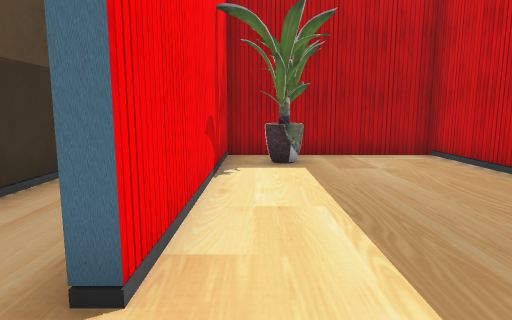
[1] (above)

19 first-person views from a walk through a Unity game level. The camera is 1.2 m above the floor, tilts 8° down and sees 75° across. The floor is counted in squares, 1 m on a side. Each view is taken from the middle of a square. On the plan, view 1 faces up. The plan holds only what a view shows up to about 14 squares ahead; the rest is blank. The place goes on beyond the plan. Some animated figures are not drawn. Some surface patterns are stand-ins.

[2]
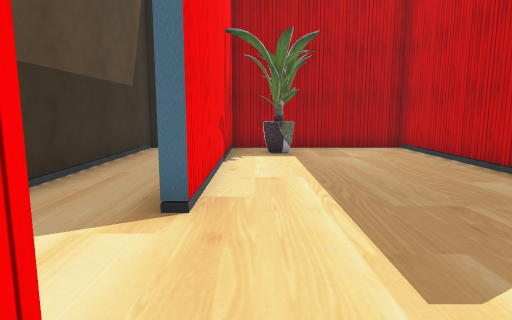

[3]
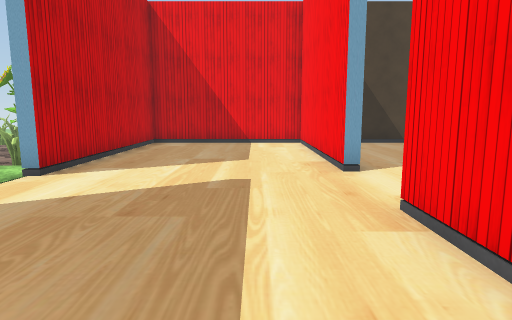

[4]
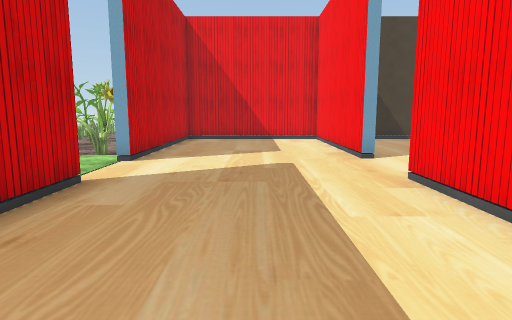

[5]
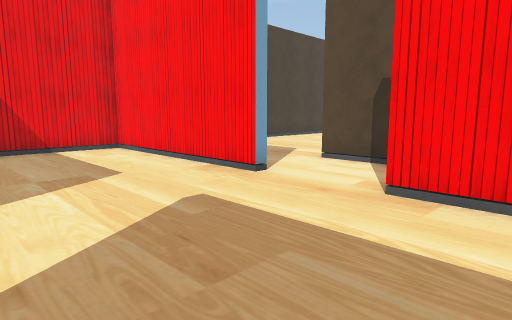

[6]
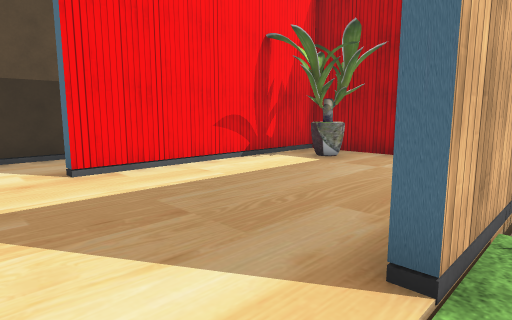

[7]
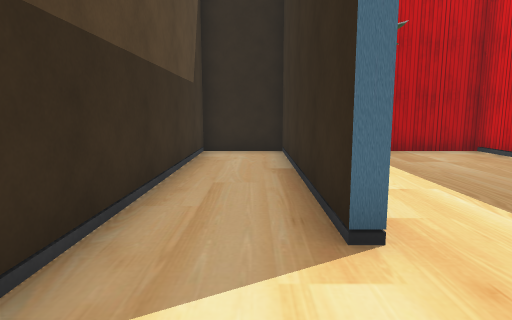

[8]
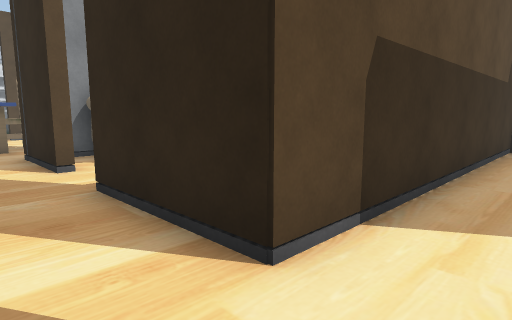

[9]
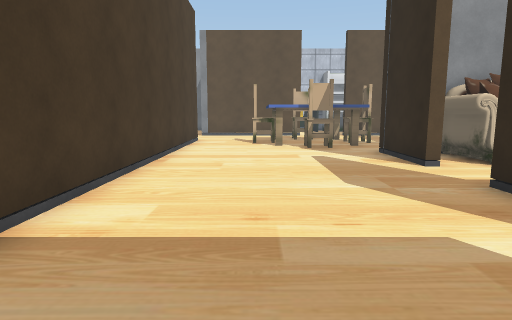

[10]
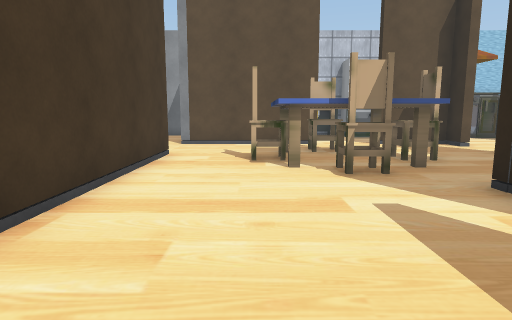

[11]
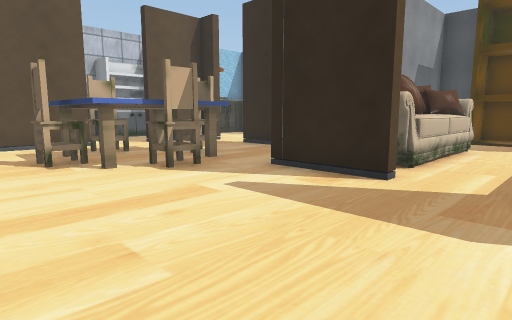

[12]
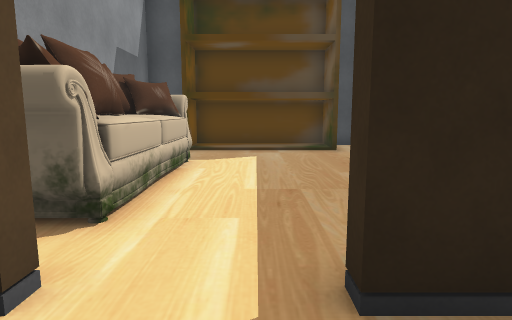

[13]
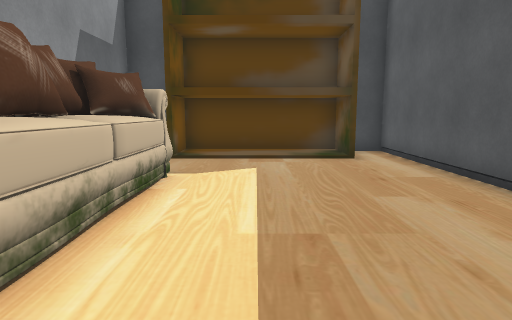

[14]
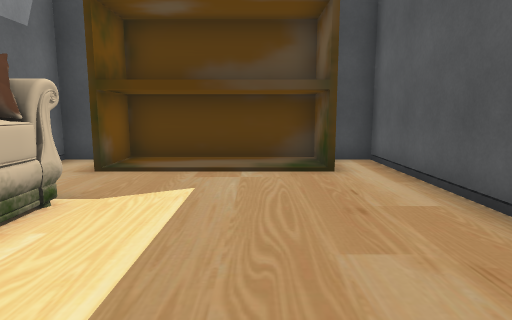

[15]
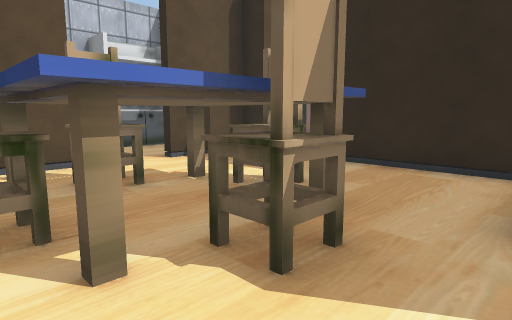

[16]
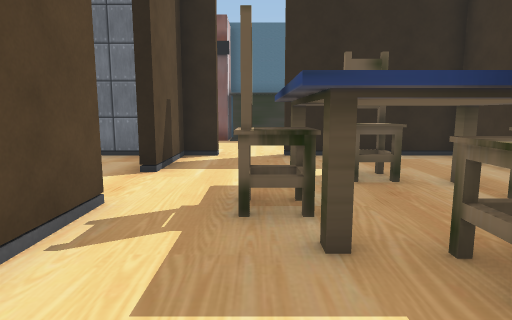

[17]
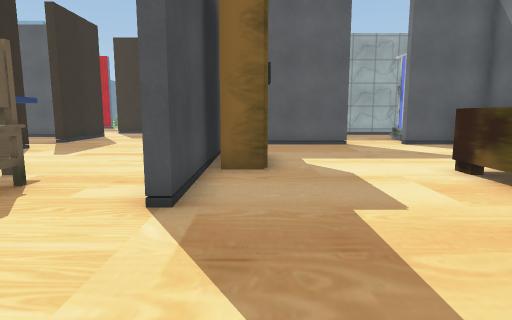

[18]
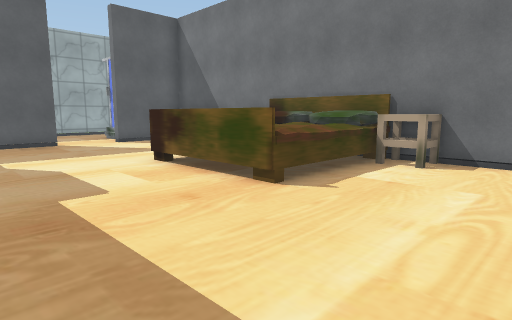

[19]
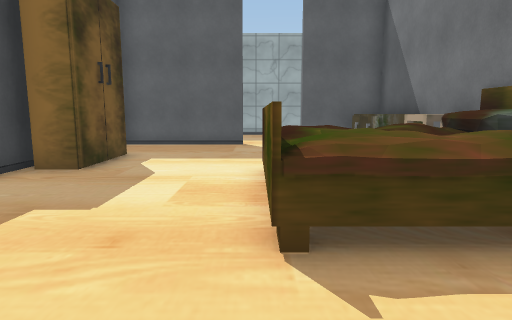

### Floor plan
Points are (right, up) in squares from view 1. A wall is a line through its corners. A room is listed if a view was taken in it or the views show most of it. See-through windows are left out.
Room 1 (views 1, 2, 3, 4, 5, 6)
walls: (-0.8, -0.8) (-0.8, -7.6) (5.1, -7.6) (5.1, -0.2); (5.4, 5) (5.4, 2.3) (5.1, 2.3) (5.1, 9.6) (-0.8, 9.6) (-0.8, 1.9)
ways out: opening at (-1, 0.5) to room 5; gap at (6, -2)
objects: plant (1, 8)
Room 2 (views 7, 8, 9, 10, 11, 12, 13, 15)
walls: (-9.5, -0.8) (-9.5, -1.2) (-12.4, -1.2); (-12.3, 0.4) (-12.3, 1.6); (-12.4, 2.4) (-17.2, 2.4); (-16.8, -7.6) (-3.3, -7.6); (-3.7, -1.2) (-7.4, -1.2) (-7.4, -0.7); (-20, -2.5) (-20, -6.5); (-19.1, 2.4) (-20, 2.4) (-20, -0.2)
ways out: opening at (-8.5, -1) to room 3; opening at (-18, -7.3) to room 4; opening at (-2.5, -1) to room 5; opening at (-20, -1.5); opening at (-18.5, 3)
objects: table (-18, -4) to (-14, -1); chair (-18, -3) to (-18, -2); chair (-16, -5); chair (-16, -1) to (-15, 0); chair (-14, -3) to (-14, -2)
Room 3 (view 14)
walls: (-4, 4) (-4, 9.6) (-5, 9.6); (-10.8, 9.6) (-12, 9.6) (-12, 9.1)
ways out: opening at (-8.5, -1) to room 2
objects: sofa (-11, 0) to (-10, 6); other object (-10, 8) to (-5, 9)
Room 4 (views 16, 17, 18, 19)
walls: (-21, -17.7) (-8.2, -17.7) (-8.2, -14.8) (-7.8, -14.8); (-10.9, -7.9) (-16.8, -7.9) (-16.8, -7.6); (-20, -6.5) (-20, -8); (-8.2, -12.6) (-8.2, -8)
ways out: opening at (-18, -7.3) to room 2; opening at (-8, -13.5)
objects: chair (-19, -17) to (-18, -17); bed (-18, -17) to (-14, -13); chair (-14, -17) to (-13, -17); closet (-13, -9); other object (-12, -17) to (-9, -16)
Room 5 (no view inside)
walls: (-0.8, 1.9) (-1.2, 1.9) (-1.2, 9.6) (-3.7, 9.6) (-3.7, -1.2); (-1.2, -0.8) (-0.8, -0.8)
ways out: opening at (-1, 0.5) to room 1; opening at (-2.5, -1) to room 2

Where each view was taken, in squares from view 1:
view 1: 0 up, 0 right, facing up
view 2: 2 down, 0 right, facing up
view 3: 6 up, 1 right, facing down
view 4: 8 up, 2 right, facing down
view 5: 4 up, 4 right, facing down-left
view 6: 0 up, 6 right, facing up-left
view 7: 1 down, 2 left, facing up
view 8: 3 down, 2 left, facing up-left
view 9: 5 down, 2 left, facing left
view 10: 5 down, 7 left, facing left
view 11: 7 down, 7 left, facing up-left
view 12: 3 down, 8 left, facing up
view 13: 1 down, 8 left, facing up
view 14: 1 up, 7 left, facing up
view 15: 5 down, 12 left, facing up-left
view 16: 7 down, 18 left, facing up
view 17: 9 down, 21 left, facing right
view 18: 9 down, 22 left, facing down-right
view 19: 13 down, 21 left, facing right
